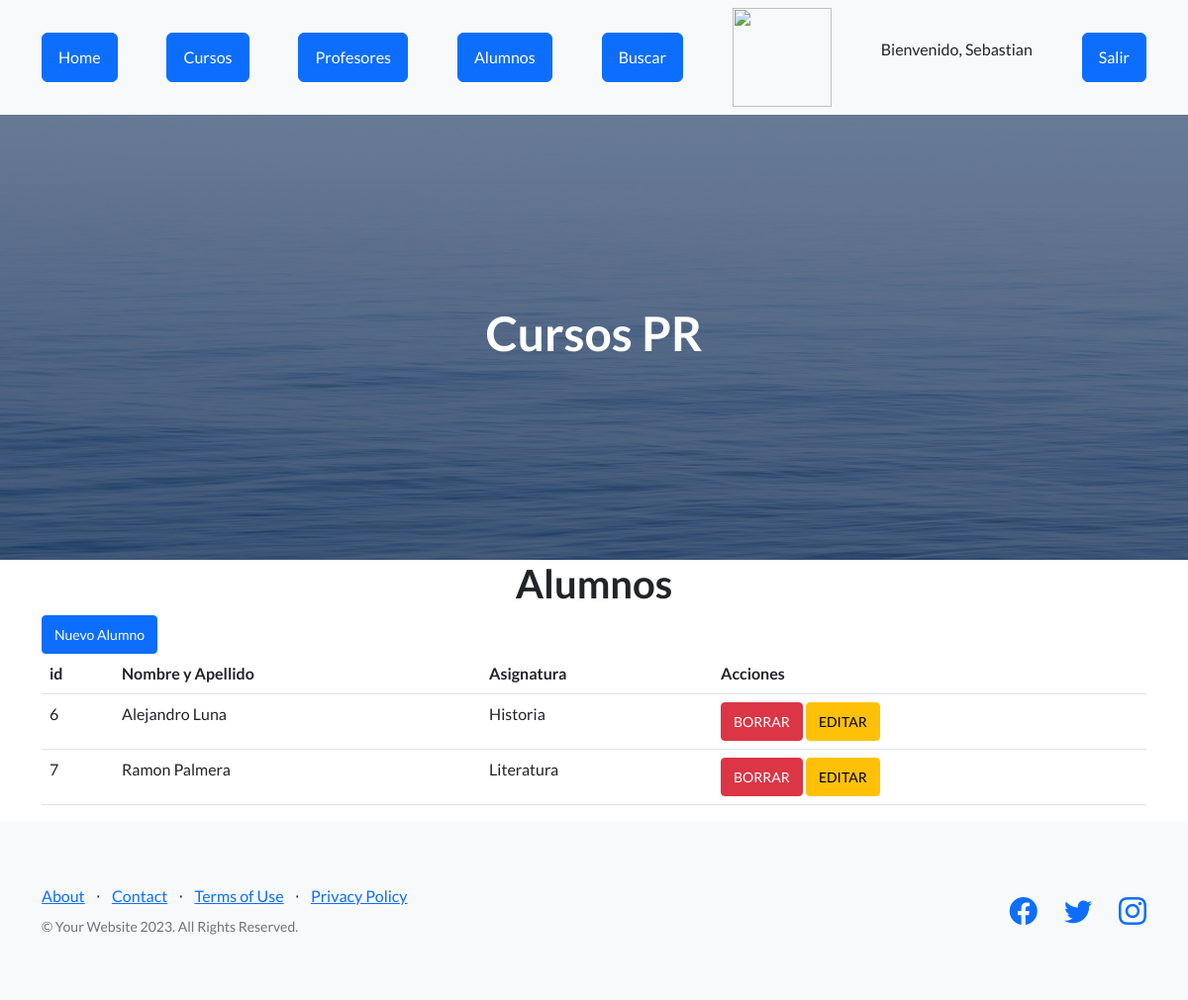
The page /App_tercera/ver_alumnos (signed in) on the database as committed earlier.
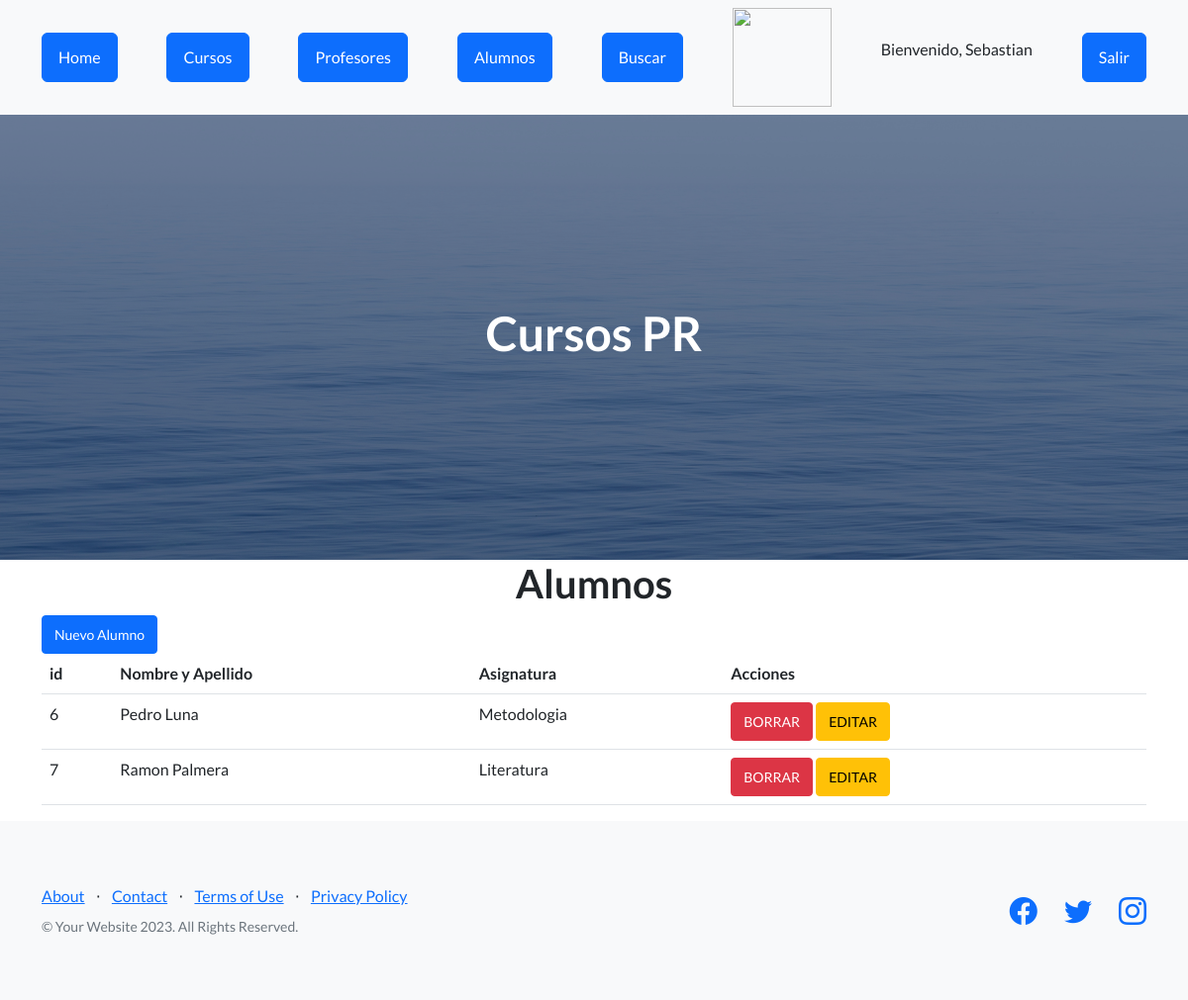
The same page on the database as committed later.
### App_tercera/models.py (models this page shows, shortened)
class Alumno(models.Model):
    Nombre_y_Apellido = models.CharField(max_length=40)
    Asignatura= models.CharField(max_length=100)

### App_tercera/views.py (the view)
# urls.py: path("ver_alumnos", views.ver_alumnos, name="Alumnos"),
def ver_alumnos(request):
    alumnos = Alumno.objects.all()
    avatares = None
    if request.user.is_authenticated:
        avatares = Avatar.objects.filter(user=request.user)
    return render(request, 'Lista_alumnos.html', {'alumnos': alumnos, 'avatares': avatares})

### App_tercera/Template/Lista_alumnos.html
{% extends "padre.html" %}
{% load static %}
{% block contenido %}
<main class="container">
    <h1 class="text-xl-center title"> Alumnos </h1>
    {% if user.is_authenticated and user.is_staff %}
        <a href="alta_alumno" class="btn btn-primary btn-sm">Nuevo Alumno</a>
    {% endif %}
    <table class="table">
        <thead>
            <tr>
                <th>id</th>
                <th>Nombre y Apellido</th>
                <th>Asignatura</th>
                {% if user.is_authenticated and user.is_staff %}
                    <th>Acciones</th>
                {% endif %}
            </tr>
        </thead>
        <tbody>
            {% for alumno in alumnos %}
                <tr>
                    <td>{{ alumno.id }}</td>
                    <td>{{ alumno.Nombre_y_Apellido }}</td>
                    <td>{{ alumno.Asignatura }}</td>
                    {% if user.is_authenticated and user.is_staff %}
                        <td>
                            <a href="{% url 'eliminar_alumno' alumno.id %}" class="btn btn-danger btn-sm">BORRAR</a>
                            <a href="{% url 'editar_alumno' alumno.id %}" class="btn btn-warning btn-sm">EDITAR</a>
                        </td>
                    {% endif %}
                </tr>
            {% endfor %}
        </tbody>
    </table>
</main>
{% endblock %}

Rows that differ between the two databases and show on the page:
changed Alumno id 6: Nombre_y_Apellido "Alejandro Luna" → "Pedro Luna"; Asignatura "Historia" → "Metodologia"
